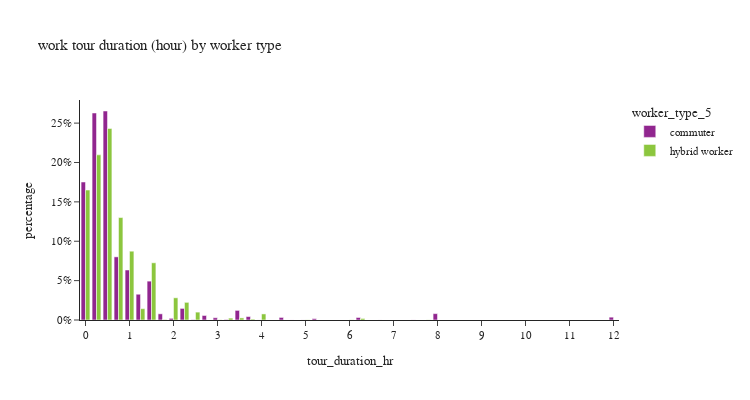

Notebook source saved alongside this figure:
### Markdown cell above
## work tour duration

### Code cell
df_plot = survey_work_tour.groupby(['worker_type_5','tour_duration_hr'])['toexpfac'].agg(sample_count='size', toexpfac='sum').reset_index()
df_plot['percentage'] = df_plot.groupby('worker_type_5', group_keys=False)['toexpfac']. \
    apply(lambda x: x / float(x.sum()))

fig = px.bar(df_plot,
             x="tour_duration_hr", y="percentage", barmode="group",
             color='worker_type_5',
             hover_data=['toexpfac','sample_count'],
             title="work tour duration (hour) by worker type")
fig.update_layout(height=400, width=750)
# fig.for_each_annotation(lambda a: a.update(text = a.text.split("=")[-1]))
fig.for_each_xaxis(lambda a: a.update(dict(dtick = 1, categoryorder='category ascending')))
fig.for_each_yaxis(lambda a: a.update(dict(tickformat=".0%")))
fig.show()

### Figure 1 — Plotly figure (JSON) as saved in the notebook; plotly's stock layout.template omitted (floating-point values rounded to 4 significant figures)
{"data": [{"alignmentgroup": "True", "customdata": [[155800.0, 222], [233800.0, 414], [236000.0, 339], [71310.0, 134], [56460.0, 83], [29090.0, 37], [43880.0, 30], [6963.0, 12], [1859.0, 7], [13070.0, 9], [337.1, 3], [5098.0, 4], [2553.0, 6], [470.1, 2], [10840.0, 3], [3875.0, 3], [57.7, 2], [2884.0, 6], [56.55, 1], [78.54, 1], [1510.0, 3], [2823.0, 3], [50.0, 1], [86.09, 2], [7190.0, 1], [3193.0, 1]], "hovertemplate": "worker_type_5=commuter<br>tour_duration_hr=%{x}<br>percentage=%{y}<br>toexpfac=%{customdata[0]}<br>sample_count=%{customdata[1]}<extra></extra>", "legendgroup": "commuter", "marker": {"color": "#91268F", "pattern": {"shape": ""}}, "name": "commuter", "offsetgroup": "commuter", "orientation": "v", "showlegend": true, "textposition": "auto", "type": "bar", "x": [0, 0.25, 0.5, 0.75, 1, 1.25, 1.5, 1.75, 2, 2.25, 2.5, 2.75, 3, 3.25, 3.5, 3.75, 4, 4.5, 4.75, 5, 5.25, 6.25, 6.75, 7.5, 8, 12], "xaxis": "x", "y": [0.1752, 0.2628, 0.2654, 0.08019, 0.06348, 0.03271, 0.04934, 0.00783, 0.00209, 0.0147, 0.000379, 0.005733, 0.00287, 0.0005286, 0.01219, 0.004358, 6.488e-05, 0.003243, 6.359e-05, 8.832e-05, 0.001698, 0.003175, 5.622e-05, 9.681e-05, 0.008085, 0.00359], "yaxis": "y"}, {"alignmentgroup": "True", "customdata": [[36590.0, 64], [46510.0, 124], [53930.0, 101], [28860.0, 48], [19380.0, 27], [3187.0, 12], [16110.0, 14], [124.4, 3], [6248.0, 6], [4971.0, 4], [2218.0, 4], [54.85, 2], [527.3, 1], [590.0, 1], [232.4, 1], [1710.0, 2], [44.49, 1], [44.49, 1], [431.6, 1], [9.456, 1], [40.43, 1]], "hovertemplate": "worker_type_5=hybrid worker<br>tour_duration_hr=%{x}<br>percentage=%{y}<br>toexpfac=%{customdata[0]}<br>sample_count=%{customdata[1]}<extra></extra>", "legendgroup": "hybrid worker", "marker": {"color": "#8CC63E", "pattern": {"shape": ""}}, "name": "hybrid worker", "offsetgroup": "hybrid worker", "orientation": "v", "showlegend": true, "textposition": "auto", "type": "bar", "x": [0, 0.25, 0.5, 0.75, 1, 1.25, 1.5, 1.75, 2, 2.25, 2.5, 3, 3.25, 3.5, 3.75, 4, 5, 6, 6.25, 6.75, 7.75], "xaxis": "x", "y": [0.165, 0.2097, 0.2431, 0.1301, 0.08736, 0.01437, 0.07263, 0.0005609, 0.02817, 0.02241, 0.01, 0.0002473, 0.002377, 0.00266, 0.001048, 0.007708, 0.0002006, 0.0002006, 0.001946, 4.263e-05, 0.0001823], "yaxis": "y"}], "layout": {"barmode": "group", "height": 400, "legend": {"title": {"text": "worker_type_5"}, "tracegroupgap": 0}, "title": {"text": "work tour duration (hour) by worker type"}, "width": 750, "xaxis": {"anchor": "y", "categoryorder": "category ascending", "domain": [0, 1], "dtick": 1, "title": {"text": "tour_duration_hr"}}, "yaxis": {"anchor": "x", "domain": [0, 1], "tickformat": ".0%", "title": {"text": "percentage"}}}}
